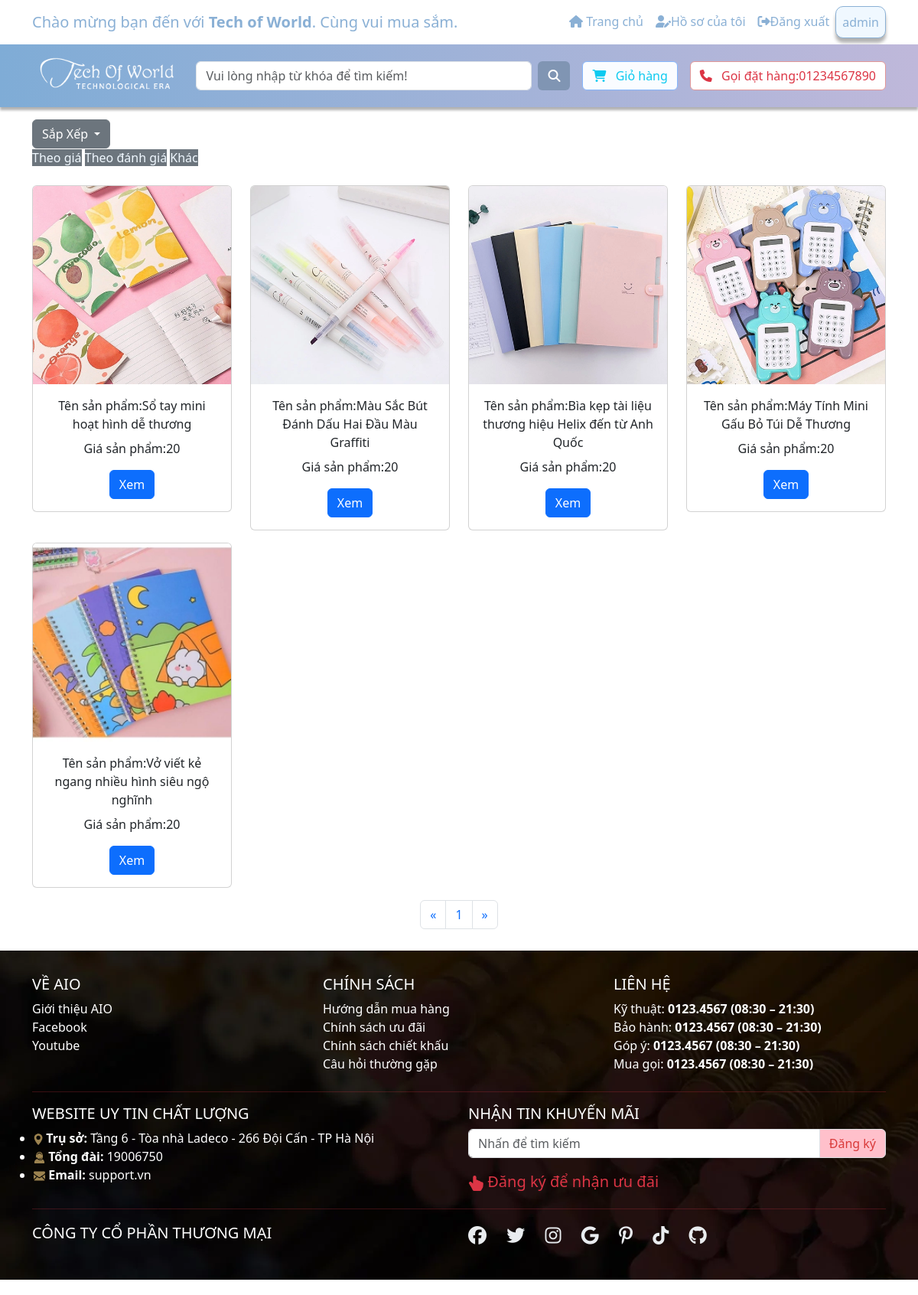
Screenshot of /Website/ListSearch.php (signed in) with the database file from the repository.
### tables this page shows
CREATE TABLE `users` (
  `name` varchar(25) NOT NULL,
  `pass` varchar(255) NOT NULL,
  `email` varchar(255) DEFAULT NULL,
  `address` varchar(200) DEFAULT NULL,
  `role` tinyint(1) NOT NULL DEFAULT 0
);

CREATE TABLE `sanpham` (
  `sp_ma` int(11) NOT NULL,
  `loaisp_ten` varchar(100) NOT NULL,
  `sp_ten` varchar(250) NOT NULL,
  `sp_gia` varchar(250) NOT NULL,
  `sp_mota` varchar(300) DEFAULT NULL,
  `sp_motachitiet` varchar(300) NOT NULL,
  `sp_img` varchar(50) NOT NULL,
  `sp_soluong` int(250) NOT NULL DEFAULT 1,
  `loaisanpham` varchar(50) NOT NULL
);

### sources/linkFIle.php (called while the page is built, shortened)
<?php
$linkImgSp = '../Assets/img/SanPham/';
?>

### sources/FE/search.php (the view, shortened to what this page needs)
<body>
    <?php
    $search = strtolower($_GET['search']);
    $arrange = isset($_GET['arrange']) ? $_GET['arrange'] : "";
    if ($arrange == "price") {
        $query = "SELECT * FROM sanpham WHERE LOWER(sp_ten) LIKE ? OR LOWER(loaisp_ten) LIKE ? ORDER BY sp_gia DESC";
    } else {
        $query = "SELECT * FROM sanpham WHERE LOWER(sp_ten) LIKE ? OR LOWER(loaisp_ten) LIKE ?";
    }
    $stmt = $connect->prepare($query);
    $searchParam = "%" . $search . "%";
    $stmt->bind_param("ss", $searchParam,$searchParam);
    $stmt->execute();
    $result = $stmt->get_result();
    $duongdanimg = $linkImgSp;
    $dataArray = array();
    if ($result->num_rows > 0) {
      while ($row = $result->fetch_assoc()) {
        $dataArray[] = $row;
      }
    }
    ?>
    <div class="container ">
        <div class="dropdown py-3">
            <a class="btn btn-secondary dropdown-toggle" role="button" data-bs-toggle="dropdown" aria-expanded="false">
                Sắp Xếp
            </a>
            <div class="dropdown-content">
                <a style="cursor: pointer;" class="menu-dropdown" id="menu-dr-price">Theo giá</a>
                <a style="cursor: pointer;" class="menu-dropdown" id="">Theo đánh giá</a>
                <a style="cursor: pointer;" class="menu-dropdown" id=""> Khác </a>
            </div>
        </div>
    </div>
    <div class="container text-center">
        <div class="row">
        <?php foreach ($dataArray as $data) : ?>
                <div class="col-lg-3 col-md-4 col-sm-6 py-2" id="font-card">
                    <div id="card<?= $i ?>" class="card">
                    <img src="<?= $duongdanimg . $data['sp_img'] ?>" class="card-img-top" alt="...">
                        <div class="card-body">
                            <p class="card-title">Tên sản phẩm:<?= $data['sp_ten'] ?></p>
                            <p class="card-text">Giá sản phẩm:<?= $data['sp_gia'] ?></p>
                            <a href="./product.php?sp_ma=<?= $data['sp_ma'] ?>" class="btn btn-primary">Xem</a>
                        </div>
                    </div>
                </div>
            <?php endforeach; ?>
        </div>
    </div>
    <div>
        <?php
        $sql =  "SELECT COUNT(*) as total FROM sanpham";
        $result = $connect->query($sql);
        $total = 0;
        if ($result->num_rows > 0) {
            $row = $result->fetch_assoc();
            $total = $row['total'];
        }
        $pagination = ceil($total / 20);
        ?>
        <nav aria-label="Page navigation ">
            <ul class="pagination py-2" style="place-content: center; ">
                <li class="page-item">
                    <a class="page-link" href="#" aria-label="Previous">
                        <span aria-hidden="true">&laquo;</span>
                    </a>
                </li>
                <?php for ($i = 1; $i <= $pagination; $i++) : ?>
                    <li class="page-item"><a class="page-link" href="./List.php?page=<?= $i ?>"> <?= $i ?></a> </li>
                <?php endfor; ?>
                <li class="page-item">
                    <a class="page-link" href="#" aria-label="Next">
                        <span aria-hidden="true">&raquo;</span>
                    </a>
                </li>
            </ul>
        </nav>
    </div>
</body>

### sources/FE/top_header.php (shortened to what this page needs)
<?php
include_once("../sources/connect.php");
$user = null;
if (isset($_SESSION['username'])) {
    $loggedInUsername = $_SESSION['username'];
    $sql = "SELECT * FROM users WHERE name = '$loggedInUsername'";
    $result = $connect->query($sql);
    if ($result->num_rows > 0) {
        $user = mysqli_fetch_array($result, MYSQLI_ASSOC);
    }
}
?>
<!DOCTYPE html>
<html lang="en">
<head>
    <link href="https://cdn.jsdelivr.net/npm/bootstrap@5.3.1/dist/css/bootstrap.min.css" rel="stylesheet"
>
    <link rel="stylesheet" href="https://cdnjs.cloudflare.com/ajax/libs/font-awesome/6.4.2/css/all.min.css">
</head>
<body>
    <nav class="navbar navbar-expand-lg" id="navbar1">
        <div class="container">
            <div class="collapse navbar-collapse">
                <div class="top-slogan me-auto">Chào mừng bạn đến với <strong>Tech of World</strong>. Cùng vui mua sắm.
                </div>
                <ul class="navbar-nav ms-auto" id="ic-user" style="display: none;">
                    <li class="nav-item">
                        <a class="nav-link home" id="navbar" href="../Website/website.php"><i class="fas fa-home"></i>
                            Trang chủ</a>
                    </li>
                    <li class="nav-item">
                        <a class="nav-link" id="" href="../sources/FE/profile_user.php"><i
                                class="fas fa-user-edit"></i>Hồ sơ của tôi</a>
                    </li>
                    <li class="nav-item">
                        <a class="nav-link" id="" href="../sources/BE/logout_process.php"><i
                                class="fas fa-sign-out-alt"></i>Đăng xuất</a>
                    </li>
                    <li class="nav-item">
                        <a class="nav-link user" id="navbar1">
                            <span id="username-display"><?= htmlspecialchars($user['name']) ?></span>
                        </a>
                    </li>
                </ul>
            </div>
        </div>
    </nav>
</body>
</html>

### sources/FE/top_header.php (style rules this page uses)
#navbar1 { color: #8ab0d5; box-shadow: 0px 6px 4px rgba(0, 0, 0, 0.3); }
.top-slogan { font-size: 20px; }
a.nav-link { color: #8ab0d5; }
a.nav-link.user { border: 1px solid; background: aliceblue; border-radius: 10px }

### sources/FE/search.php (style rules this page uses)
.dropdown-content>a { background-color: #6c757d; color: aliceblue; }

### sources/FE/footer.php (style rules this page uses)
a { text-decoration: none; }

### rows the page displays
users: name "admin"
sanpham: sp_img (picture), sp_ten "Sổ tay mini hoạt hình dễ thương", sp_gia "20"
sanpham: sp_img (picture), sp_ten "Màu Sắc Bút Đánh Dấu Hai Đầu Màu Graffiti", sp_gia "20"
sanpham: sp_img (picture), sp_ten "Bìa kẹp tài liệu thương hiệu Helix đến từ Anh Quốc", sp_gia "20"
sanpham: sp_img (picture), sp_ten "Máy Tính Mini Gấu Bỏ Túi Dễ Thương", sp_gia "20"
sanpham: sp_img (picture), sp_ten "Vở viết kẻ ngang nhiều hình siêu ngộ nghĩnh", sp_gia "20"
